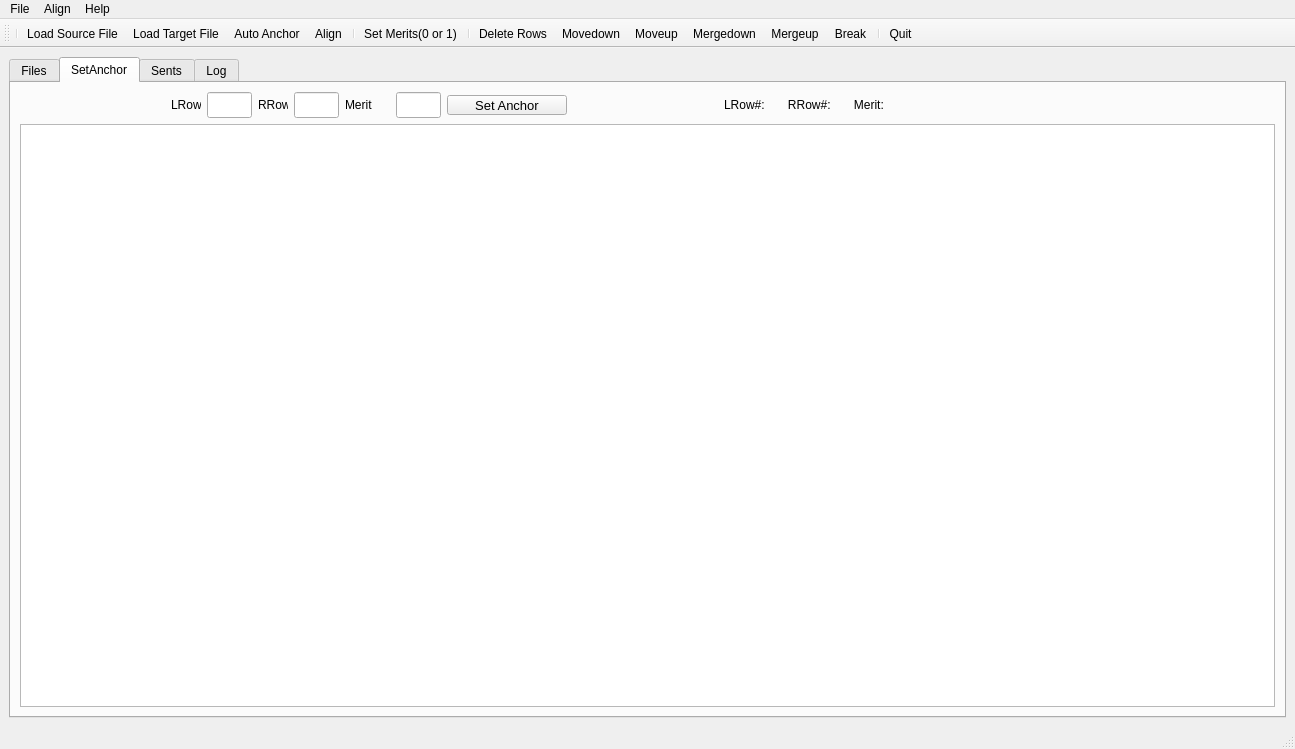
<?xml version="1.0" encoding="UTF-8"?>
<ui version="4.0">
 <class>MainWindow</class>
 <widget class="QMainWindow" name="MainWindow">
  <property name="geometry">
   <rect>
    <x>0</x>
    <y>0</y>
    <width>1295</width>
    <height>749</height>
   </rect>
  </property>
  <property name="minimumSize">
   <size>
    <width>946</width>
    <height>717</height>
   </size>
  </property>
  <property name="windowTitle">
   <string>MainWindow</string>
  </property>
  <property name="unifiedTitleAndToolBarOnMac">
   <bool>false</bool>
  </property>
  <widget class="QWidget" name="centralwidget">
   <property name="enabled">
    <bool>true</bool>
   </property>
   <layout class="QVBoxLayout" name="verticalLayout">
    <item>
     <widget class="QTabWidget" name="tabWidget">
      <property name="enabled">
       <bool>true</bool>
      </property>
      <property name="currentIndex">
       <number>1</number>
      </property>
      <widget class="QWidget" name="tab_1">
       <attribute name="title">
        <string>Files</string>
       </attribute>
       <layout class="QVBoxLayout" name="verticalLayout_4">
        <item>
         <widget class="MyTable" name="tableView_1"/>
        </item>
       </layout>
      </widget>
      <widget class="QWidget" name="tab_2">
       <attribute name="title">
        <string>SetAnchor</string>
       </attribute>
       <layout class="QVBoxLayout" name="verticalLayout_2">
        <item>
         <layout class="QHBoxLayout" name="horizontalLayout_2">
          <item>
           <layout class="QHBoxLayout" name="horizontalLayout">
            <item>
             <widget class="QLabel" name="label_lrow">
              <property name="minimumSize">
               <size>
                <width>30</width>
                <height>16</height>
               </size>
              </property>
              <property name="maximumSize">
               <size>
                <width>30</width>
                <height>16</height>
               </size>
              </property>
              <property name="text">
               <string>LRow#</string>
              </property>
             </widget>
            </item>
            <item>
             <widget class="QLineEdit" name="lineEdit_lrow">
              <property name="minimumSize">
               <size>
                <width>45</width>
                <height>26</height>
               </size>
              </property>
              <property name="maximumSize">
               <size>
                <width>45</width>
                <height>26</height>
               </size>
              </property>
              <property name="font">
               <font>
                <pointsize>14</pointsize>
               </font>
              </property>
             </widget>
            </item>
            <item>
             <widget class="QLabel" name="label_rrow">
              <property name="minimumSize">
               <size>
                <width>30</width>
                <height>16</height>
               </size>
              </property>
              <property name="maximumSize">
               <size>
                <width>30</width>
                <height>16</height>
               </size>
              </property>
              <property name="text">
               <string>RRow#</string>
              </property>
             </widget>
            </item>
            <item>
             <widget class="QLineEdit" name="lineEdit_rrow">
              <property name="minimumSize">
               <size>
                <width>45</width>
                <height>26</height>
               </size>
              </property>
              <property name="maximumSize">
               <size>
                <width>45</width>
                <height>26</height>
               </size>
              </property>
              <property name="font">
               <font>
                <pointsize>14</pointsize>
               </font>
              </property>
              <property name="text">
               <string/>
              </property>
             </widget>
            </item>
            <item>
             <widget class="QLabel" name="label_merit">
              <property name="minimumSize">
               <size>
                <width>45</width>
                <height>16</height>
               </size>
              </property>
              <property name="maximumSize">
               <size>
                <width>45</width>
                <height>16</height>
               </size>
              </property>
              <property name="text">
               <string>Merit</string>
              </property>
             </widget>
            </item>
            <item>
             <widget class="QLineEdit" name="lineEdit_merit">
              <property name="minimumSize">
               <size>
                <width>45</width>
                <height>26</height>
               </size>
              </property>
              <property name="maximumSize">
               <size>
                <width>45</width>
                <height>26</height>
               </size>
              </property>
              <property name="font">
               <font>
                <pointsize>14</pointsize>
               </font>
              </property>
             </widget>
            </item>
            <item>
             <widget class="QPushButton" name="setAnchorButton">
              <property name="minimumSize">
               <size>
                <width>120</width>
                <height>20</height>
               </size>
              </property>
              <property name="maximumSize">
               <size>
                <width>120</width>
                <height>20</height>
               </size>
              </property>
              <property name="font">
               <font>
                <pointsize>10</pointsize>
               </font>
              </property>
              <property name="text">
               <string>Set Anchor</string>
              </property>
              <property name="icon">
               <iconset>
                <normaloff>images/Caliper-50.png</normaloff>
                <normalon>images/Caliper-50.png</normalon>images/Caliper-50.png</iconset>
              </property>
             </widget>
            </item>
           </layout>
          </item>
          <item>
           <widget class="QLabel" name="dispLabel">
            <property name="minimumSize">
             <size>
              <width>260</width>
              <height>20</height>
             </size>
            </property>
            <property name="maximumSize">
             <size>
              <width>400</width>
              <height>20</height>
             </size>
            </property>
            <property name="text">
             <string>LRow#:       RRow#:       Merit:       </string>
            </property>
            <property name="margin">
             <number>5</number>
            </property>
           </widget>
          </item>
         </layout>
        </item>
        <item>
         <widget class="MyTable" name="tableView_2"/>
        </item>
       </layout>
      </widget>
      <widget class="QWidget" name="tab_3">
       <attribute name="title">
        <string>Sents</string>
       </attribute>
       <layout class="QVBoxLayout" name="verticalLayout_3">
        <item>
         <widget class="MyTable" name="tableView_3"/>
        </item>
       </layout>
      </widget>
      <widget class="QWidget" name="log">
       <property name="enabled">
        <bool>false</bool>
       </property>
       <attribute name="title">
        <string>Log</string>
       </attribute>
       <layout class="QVBoxLayout" name="verticalLayout_5">
        <item>
         <widget class="QPlainTextEdit" name="plainTextEditLog"/>
        </item>
       </layout>
      </widget>
     </widget>
    </item>
   </layout>
  </widget>
  <widget class="QMenuBar" name="menubar">
   <property name="geometry">
    <rect>
     <x>0</x>
     <y>0</y>
     <width>1295</width>
     <height>21</height>
    </rect>
   </property>
   <widget class="QMenu" name="menuFile">
    <property name="title">
     <string>File</string>
    </property>
    <addaction name="actionFile1"/>
    <addaction name="actionFile2"/>
    <addaction name="separator"/>
    <addaction name="actionExport_Paras"/>
    <addaction name="actionExport_Sents"/>
    <addaction name="actionExport_TMX"/>
    <addaction name="separator"/>
    <addaction name="actionImport_Paras"/>
    <addaction name="actionImport_Csv"/>
    <addaction name="actionImport_TMX"/>
    <addaction name="actionImport_URL_Xpath"/>
    <addaction name="separator"/>
    <addaction name="actionQexit"/>
   </widget>
   <widget class="QMenu" name="menuAlign">
    <property name="title">
     <string>Align</string>
    </property>
    <addaction name="actionAnchor"/>
    <addaction name="actionAlign"/>
    <addaction name="separator"/>
    <addaction name="actionMerit_0_or_1"/>
    <addaction name="actionSet_Row_Numbers"/>
    <addaction name="actionSet_Anchor"/>
    <addaction name="actionDelete_rows"/>
    <addaction name="separator"/>
    <addaction name="actionMovedown"/>
    <addaction name="actionMoveup"/>
    <addaction name="actionMergedown"/>
    <addaction name="actionMergeup"/>
    <addaction name="actionBreak"/>
   </widget>
   <widget class="QMenu" name="menuHelp">
    <property name="title">
     <string>Help</string>
    </property>
    <addaction name="actionManual"/>
    <addaction name="actionAbout"/>
   </widget>
   <addaction name="menuFile"/>
   <addaction name="menuAlign"/>
   <addaction name="menuHelp"/>
  </widget>
  <widget class="QStatusBar" name="statusbar"/>
  <widget class="QToolBar" name="toolBar">
   <property name="windowTitle">
    <string>toolBar</string>
   </property>
   <attribute name="toolBarArea">
    <enum>TopToolBarArea</enum>
   </attribute>
   <attribute name="toolBarBreak">
    <bool>false</bool>
   </attribute>
   <addaction name="separator"/>
   <addaction name="actionFile1"/>
   <addaction name="actionFile2"/>
   <addaction name="actionAnchor"/>
   <addaction name="actionAlign"/>
   <addaction name="separator"/>
   <addaction name="actionMerit_0_or_1"/>
   <addaction name="separator"/>
   <addaction name="actionDelete_rows"/>
   <addaction name="actionMovedown"/>
   <addaction name="actionMoveup"/>
   <addaction name="actionMergedown"/>
   <addaction name="actionMergeup"/>
   <addaction name="actionBreak"/>
   <addaction name="separator"/>
   <addaction name="actionQexit"/>
  </widget>
  <action name="actionFile1">
   <property name="checked">
    <bool>false</bool>
   </property>
   <property name="icon">
    <iconset>
     <normaloff>images/fileopen1.png</normaloff>images/fileopen1.png</iconset>
   </property>
   <property name="text">
    <string>Load Source File</string>
   </property>
   <property name="iconText">
    <string>Load Source File</string>
   </property>
   <property name="toolTip">
    <string>Load Source File</string>
   </property>
   <property name="shortcut">
    <string>Ctrl+1</string>
   </property>
  </action>
  <action name="actionFile2">
   <property name="icon">
    <iconset>
     <normaloff>images/fileopen.png</normaloff>images/fileopen.png</iconset>
   </property>
   <property name="text">
    <string>Load Target File</string>
   </property>
   <property name="iconText">
    <string>Load Target File</string>
   </property>
   <property name="toolTip">
    <string>Load Target File</string>
   </property>
   <property name="shortcut">
    <string>Ctrl+2</string>
   </property>
  </action>
  <action name="actionAnchor">
   <property name="icon">
    <iconset>
     <normaloff>images/Anchor-48.png</normaloff>images/Anchor-48.png</iconset>
   </property>
   <property name="text">
    <string>Auto Anchor</string>
   </property>
   <property name="toolTip">
    <string>Generate Anchors</string>
   </property>
   <property name="shortcut">
    <string>Ctrl+A</string>
   </property>
  </action>
  <action name="actionQexit">
   <property name="icon">
    <iconset>
     <normaloff>images/Exit-48.png</normaloff>images/Exit-48.png</iconset>
   </property>
   <property name="text">
    <string>Quit</string>
   </property>
   <property name="toolTip">
    <string>Quit</string>
   </property>
   <property name="shortcut">
    <string>Ctrl+X</string>
   </property>
  </action>
  <action name="actionPara_to_para">
   <property name="text">
    <string>Para to para</string>
   </property>
  </action>
  <action name="actionSent_to_sent">
   <property name="text">
    <string>Sent to sent</string>
   </property>
  </action>
  <action name="actionManual">
   <property name="icon">
    <iconset>
     <normaloff>images/Help-48.png</normaloff>images/Help-48.png</iconset>
   </property>
   <property name="text">
    <string>Manual</string>
   </property>
  </action>
  <action name="actionAbout">
   <property name="icon">
    <iconset>
     <normaloff>images/Info-48.png</normaloff>images/Info-48.png</iconset>
   </property>
   <property name="text">
    <string>About</string>
   </property>
  </action>
  <action name="actionPlus">
   <property name="icon">
    <iconset resource="resource.qrc">
     <normaloff>:/add/images/editadd.png</normaloff>:/add/images/editadd.png</iconset>
   </property>
   <property name="text">
    <string>Plus</string>
   </property>
   <property name="toolTip">
    <string>+</string>
   </property>
  </action>
  <action name="actionAlign">
   <property name="icon">
    <iconset>
     <normaloff>images/Line Chart-48.png</normaloff>images/Line Chart-48.png</iconset>
   </property>
   <property name="text">
    <string>Align</string>
   </property>
   <property name="toolTip">
    <string>Align</string>
   </property>
   <property name="shortcut">
    <string>Ctrl+L</string>
   </property>
  </action>
  <action name="actionExport_Paras">
   <property name="enabled">
    <bool>true</bool>
   </property>
   <property name="icon">
    <iconset>
     <normaloff>images/CSV-50.png</normaloff>images/CSV-50.png</iconset>
   </property>
   <property name="text">
    <string>Export Paras</string>
   </property>
  </action>
  <action name="actionExport_Sents">
   <property name="icon">
    <iconset>
     <normaloff>images/CSV-48.png</normaloff>images/CSV-48.png</iconset>
   </property>
   <property name="text">
    <string>Export Sents</string>
   </property>
   <property name="iconText">
    <string>Export CSV</string>
   </property>
  </action>
  <action name="actionExport_TMX">
   <property name="icon">
    <iconset>
     <normaloff>images/filesavetmx.png</normaloff>images/filesavetmx.png</iconset>
   </property>
   <property name="text">
    <string>Export TMX</string>
   </property>
  </action>
  <action name="actionMoveup">
   <property name="icon">
    <iconset>
     <normaloff>images/Up-48.png</normaloff>images/Up-48.png</iconset>
   </property>
   <property name="text">
    <string>Moveup</string>
   </property>
   <property name="shortcut">
    <string>Ctrl+Up</string>
   </property>
  </action>
  <action name="actionMovedown">
   <property name="icon">
    <iconset>
     <normaloff>images/Down-48.png</normaloff>images/Down-48.png</iconset>
   </property>
   <property name="text">
    <string>Movedown</string>
   </property>
   <property name="shortcut">
    <string>Ctrl+Down</string>
   </property>
  </action>
  <action name="actionMergeup">
   <property name="icon">
    <iconset>
     <normaloff>images/mergeup.png</normaloff>images/mergeup.png</iconset>
   </property>
   <property name="text">
    <string>Mergeup</string>
   </property>
   <property name="shortcut">
    <string>Ctrl+U</string>
   </property>
  </action>
  <action name="actionMergedown">
   <property name="icon">
    <iconset>
     <normaloff>images/mergedown.png</normaloff>images/mergedown.png</iconset>
   </property>
   <property name="text">
    <string>Mergedown</string>
   </property>
   <property name="shortcut">
    <string>Ctrl+D</string>
   </property>
  </action>
  <action name="actionBreak">
   <property name="icon">
    <iconset>
     <normaloff>images/Split Vertical-48.png</normaloff>images/Split Vertical-48.png</iconset>
   </property>
   <property name="text">
    <string>Break</string>
   </property>
   <property name="toolTip">
    <string>Break |||</string>
   </property>
   <property name="shortcut">
    <string>Ctrl+B</string>
   </property>
  </action>
  <action name="actionMerit_0_or_1">
   <property name="icon">
    <iconset>
     <normaloff>images/SwitchOn-50.png</normaloff>images/SwitchOn-50.png</iconset>
   </property>
   <property name="text">
    <string>Set Merits(0 or 1)</string>
   </property>
   <property name="toolTip">
    <string>Set merit to 0 or 1</string>
   </property>
   <property name="shortcut">
    <string>Ctrl+M</string>
   </property>
  </action>
  <action name="actionImport_Paras">
   <property name="icon">
    <iconset>
     <normaloff>images/Multiple Inputs-48.png</normaloff>images/Multiple Inputs-48.png</iconset>
   </property>
   <property name="text">
    <string>Import Paras</string>
   </property>
  </action>
  <action name="actionImport_Csv">
   <property name="enabled">
    <bool>false</bool>
   </property>
   <property name="text">
    <string>Import CSV</string>
   </property>
   <property name="iconText">
    <string>Import CSV</string>
   </property>
   <property name="toolTip">
    <string>Import CSV</string>
   </property>
   <property name="visible">
    <bool>false</bool>
   </property>
  </action>
  <action name="actionImport_TMX">
   <property name="enabled">
    <bool>false</bool>
   </property>
   <property name="text">
    <string>Import TMX</string>
   </property>
   <property name="visible">
    <bool>false</bool>
   </property>
  </action>
  <action name="actionDelete_rows">
   <property name="icon">
    <iconset>
     <normaloff>images/Delete Table-48.png</normaloff>images/Delete Table-48.png</iconset>
   </property>
   <property name="text">
    <string>Delete Rows</string>
   </property>
   <property name="toolTip">
    <string>Delete selected rows</string>
   </property>
  </action>
  <action name="actionImport_URL_Xpath">
   <property name="icon">
    <iconset>
     <normaloff>images/WWW-48.png</normaloff>images/WWW-48.png</iconset>
   </property>
   <property name="text">
    <string>Import URL Xpath</string>
   </property>
  </action>
  <action name="actionSet_Anchor">
   <property name="enabled">
    <bool>true</bool>
   </property>
   <property name="icon">
    <iconset>
     <normaloff>images/Caliper-50.png</normaloff>images/Caliper-50.png</iconset>
   </property>
   <property name="text">
    <string>Set Anchor</string>
   </property>
   <property name="shortcut">
    <string>Return</string>
   </property>
  </action>
  <action name="actionSet_Row_Numbers">
   <property name="icon">
    <iconset>
     <normaloff>images/Circled 8 -48.png</normaloff>images/Circled 8 -48.png</iconset>
   </property>
   <property name="text">
    <string>Set Row Numbers</string>
   </property>
   <property name="shortcut">
    <string>Space</string>
   </property>
  </action>
 </widget>
 <customwidgets>
  <customwidget>
   <class>MyTable</class>
   <extends>QTableView</extends>
   <header location="global">ptextpad.mytable</header>
  </customwidget>
 </customwidgets>
 <tabstops>
  <tabstop>tableView_2</tabstop>
  <tabstop>tableView_3</tabstop>
 </tabstops>
 <resources>
  <include location="resource.qrc"/>
 </resources>
 <connections>
  <connection>
   <sender>actionQexit</sender>
   <signal>triggered()</signal>
   <receiver>MainWindow</receiver>
   <slot>close()</slot>
   <hints>
    <hint type="sourcelabel">
     <x>-1</x>
     <y>-1</y>
    </hint>
    <hint type="destinationlabel">
     <x>504</x>
     <y>366</y>
    </hint>
   </hints>
  </connection>
  <connection>
   <sender>actionPlus</sender>
   <signal>triggered()</signal>
   <receiver>actionAlign</receiver>
   <slot>trigger()</slot>
   <hints>
    <hint type="sourcelabel">
     <x>-1</x>
     <y>-1</y>
    </hint>
    <hint type="destinationlabel">
     <x>-1</x>
     <y>-1</y>
    </hint>
   </hints>
  </connection>
 </connections>
</ui>
